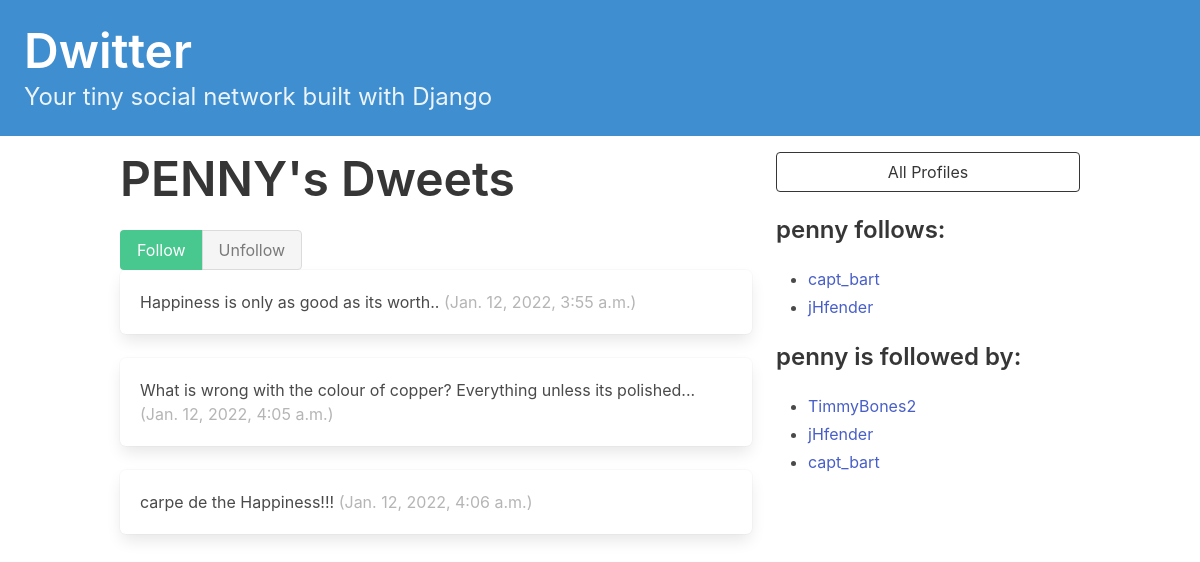
Before: /profile/1 with the older database file.
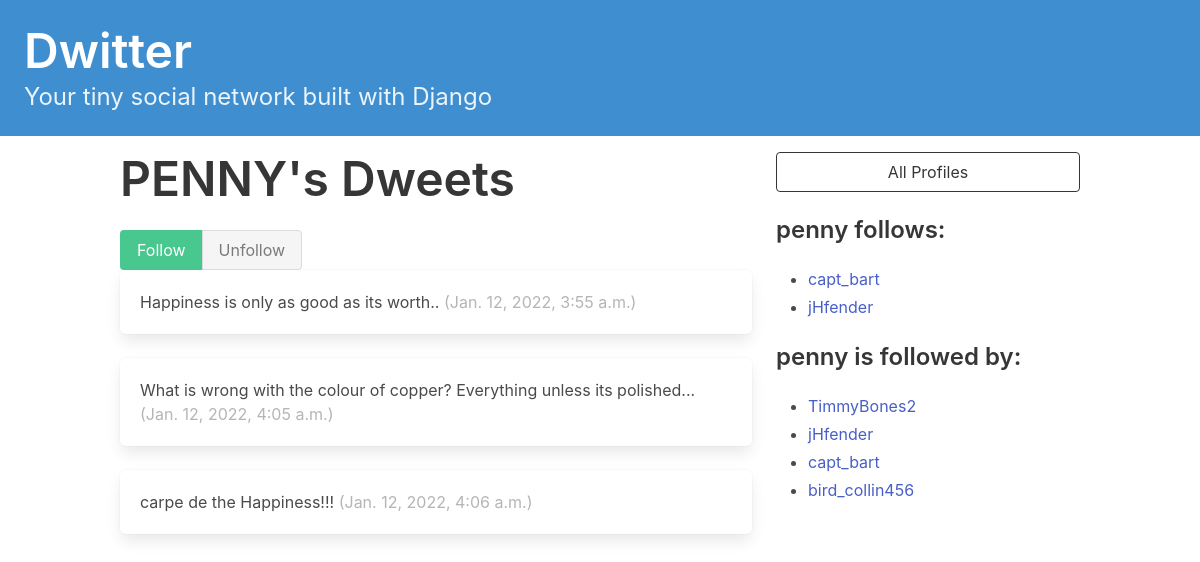
After: the same page with the newer database file.
### dwitter/models.py (models this page shows, shortened)
class Dweet(models.Model):
    user = models.ForeignKey(
        User, related_name="dweets", on_delete=models.DO_NOTHING
    )
    body = models.CharField(max_length=140)
    created_at = models.DateTimeField(auto_now_add=True)

class Profile(models.Model):
    user = models.OneToOneField(User, on_delete=models.CASCADE)
    follows = models.ManyToManyField(
        "self", related_name="followed_by", symmetrical=False,
        blank=True
    )
    def __str__(self):
        return self.user.username

### dwitter/views.py (the view, shortened to what this page needs)
# urls.py: path("profile/<int:pk>", profile, name="profile"),
def profile(request, pk):
    profile = Profile.objects.get(pk=pk)
    return render(request, "dwitter/profile.html", {"profile": profile})

### dwitter/templates/dwitter/profile.html (shortened to what this page needs)
{% extends 'base.html' %}
{% block content %}
<div class="column">
    <div class="block">
    <h1 class="title is-1">
        {{profile.user.username|upper}}'s Dweets
    </h1>
    </div>
    <form method="post">
      <div class="buttons has-addons">
      {% if profile in user.profile.follows.all %}
          <button class="button is-success is-static">Follow</button>
          <button class="button is-danger" name="follow" value="unfollow">
            Unfollow
          </button>
      {% else %}
          <button class="button is-success" name="follow" value="follow">
            Follow
          </button>
          <button class="button is-danger is-static">Unfollow</button>
      {% endif %}
      </div>
    </form>
    <div class="content">
      {% for dweet in profile.user.dweets.all %}
        <div class="box">
          {{ dweet.body }}
          <span class="is-small has-text-grey-light">
            ({{ dweet.created_at }})
          </span>
        </div>
      {% endfor %}
    </div>
</div>
<div class="column is-one-third">
    <div class="block">
        <a href="{% url 'dwitter:profile_list' %}">
            <button class="button is-dark is-outlined is-fullwidth">
                All Profiles
            </button>
        </a>
    </div>
    <div class="block">
        <h3 class="title is-4">
            {{profile.user.username}} follows:
        </h3>
        <div class="content">
            <ul>
            {% for following in profile.follows.all %}
                <li>
                    <a href="{% url 'dwitter:profile' following.id %}">
                        {{ following }}
                    </a>
                </li>
            {% endfor %}
            </ul>
        </div>
    </div>
    <div class="block">
        <h3 class="title is-4">
            {{profile.user.username}} is followed by:
        </h3>
        <div class="content">
            <ul>
            {% for follower in profile.followed_by.all %}
                <li>
                    <a href="{% url 'dwitter:profile' follower.id %}">
                        {{ follower }}
                    </a>
                </li>
            {% endfor %}
            </ul>
        </div>
    </div>
</div>
{% endblock content %}

Changed rows visible on the page:
added Profile: user.username "bird_collin456", shown under "penny is followed by:"
